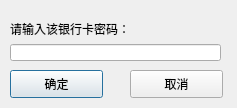
<?xml version="1.0" encoding="UTF-8"?>
<ui version="4.0">
 <class>afford</class>
 <widget class="QDialog" name="afford">
  <property name="geometry">
   <rect>
    <x>0</x>
    <y>0</y>
    <width>237</width>
    <height>108</height>
   </rect>
  </property>
  <property name="windowTitle">
   <string>Dialog</string>
  </property>
  <widget class="QPushButton" name="ConfirmBtn">
   <property name="geometry">
    <rect>
     <x>10</x>
     <y>70</y>
     <width>93</width>
     <height>28</height>
    </rect>
   </property>
   <property name="text">
    <string>确定</string>
   </property>
  </widget>
  <widget class="QPushButton" name="CancelBtn">
   <property name="geometry">
    <rect>
     <x>130</x>
     <y>70</y>
     <width>93</width>
     <height>28</height>
    </rect>
   </property>
   <property name="text">
    <string>取消</string>
   </property>
  </widget>
  <widget class="QWidget" name="">
   <property name="geometry">
    <rect>
     <x>10</x>
     <y>20</y>
     <width>211</width>
     <height>41</height>
    </rect>
   </property>
   <layout class="QGridLayout" name="gridLayout">
    <item row="0" column="0">
     <widget class="QLabel" name="label">
      <property name="text">
       <string>请输入该银行卡密码：</string>
      </property>
     </widget>
    </item>
    <item row="1" column="0">
     <widget class="QLineEdit" name="input"/>
    </item>
   </layout>
  </widget>
 </widget>
 <resources/>
 <connections/>
</ui>
